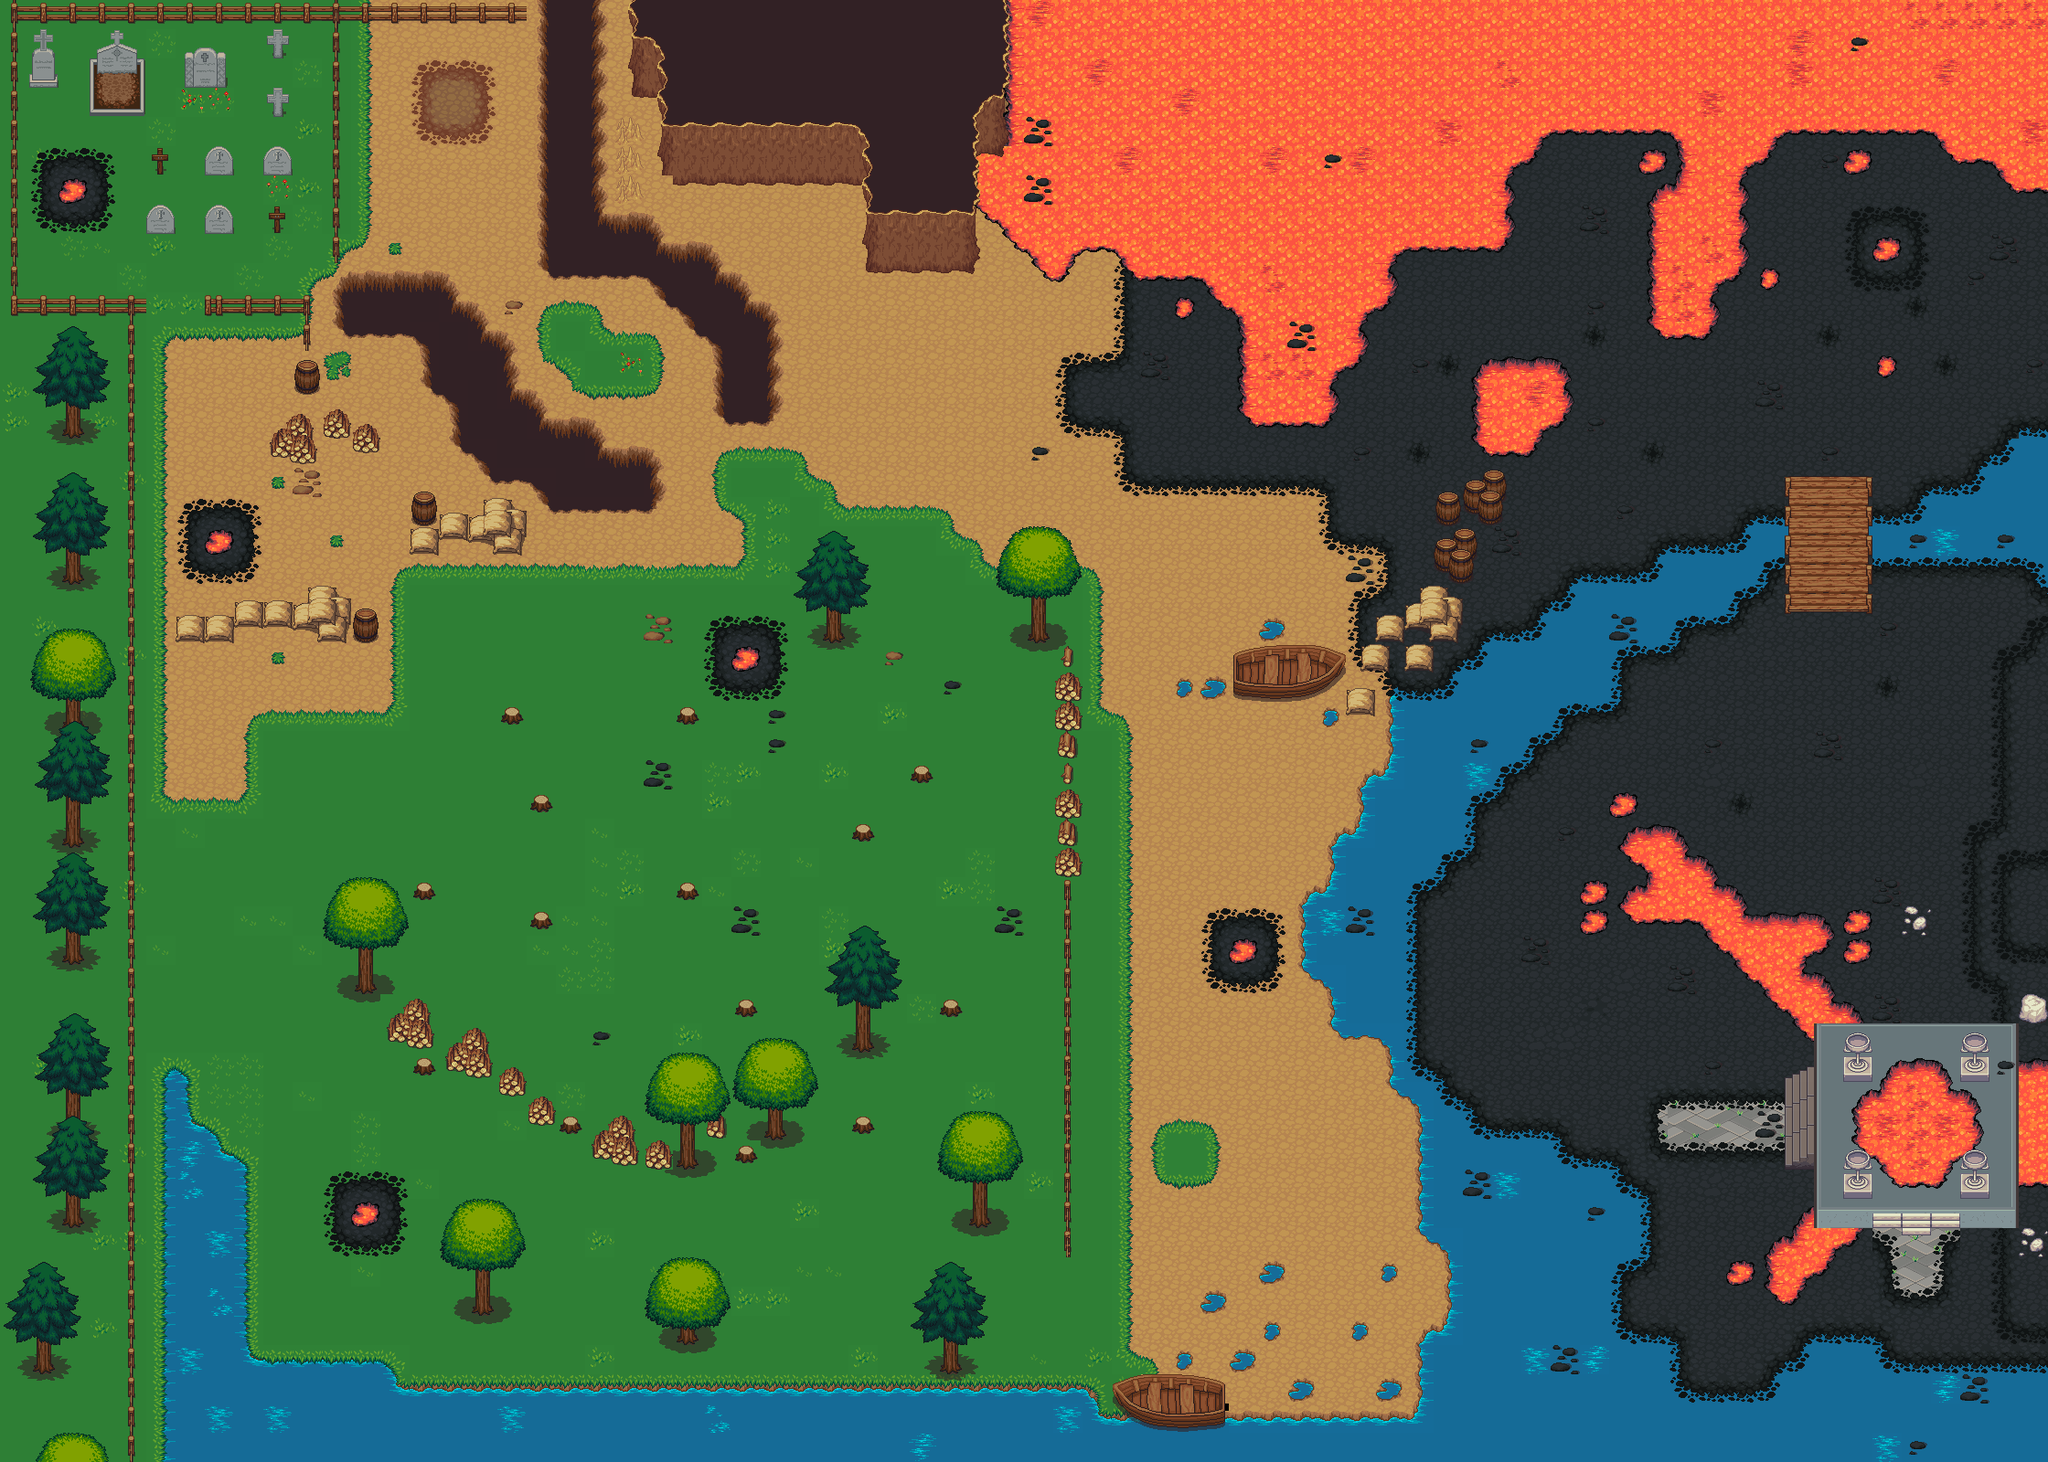

This is a level from a 2D game, rendered from its Tiled map with the project's own tilesets. A one-line summary and the map file follow, with tile-layer data summarised:
An orthogonal 70x50 tile map with 32x32 px tiles, 6 tile layers (base, fringe, shadow, object, ...), 1 hidden layer not drawn, 25 tilesets.

<map version="1.0" orientation="orthogonal" width="70" height="50" tilewidth="32" tileheight="32">
 <tileset firstgid="1" name="Building" tilewidth="32" tileheight="32">
  <image source="scifi/Building.png" width="256" height="256" />
 </tileset>
 <tileset firstgid="65" name="collision" tilewidth="32" tileheight="32">
  <image source="collision.png" width="64" height="32" />
 </tileset>
 <tileset firstgid="67" name="dirt" tilewidth="32" tileheight="32">
  <image source="base_assets/dirt.png" width="96" height="192" />
 </tileset>
 <tileset firstgid="85" name="gravestones" tilewidth="32" tileheight="32">
  <image source="Casper_Nilsson_other/gravestones.png" width="160" height="96" />
 </tileset>
 <tileset firstgid="100" name="tree_stump" tilewidth="32" tileheight="32">
  <image source="Casper_Nilsson_other/tree_stump.png" width="32" height="32" />
 </tileset>
 <tileset firstgid="101" name="grassalt_flowers" tilewidth="32" tileheight="32">
  <image source="Casper_Nilsson_other/grassalt_flowers.png" width="96" height="192" />
 </tileset>
 <tileset firstgid="119" name="stonepattern" tilewidth="32" tileheight="32">
  <image source="Casper_Nilsson_other/stonepattern.png" width="160" height="160" />
 </tileset>
 <tileset firstgid="144" name="lavarock" tilewidth="32" tileheight="32">
  <image source="base_assets/lavarock.png" width="96" height="192" />
 </tileset>
 <tileset firstgid="162" name="grass" tilewidth="32" tileheight="32">
  <image source="base_assets/grass.png" width="96" height="192" />
 </tileset>
 <tileset firstgid="180" name="dirt2" tilewidth="32" tileheight="32">
  <image source="base_assets/dirt2.png" width="96" height="192" />
 </tileset>
 <tileset firstgid="198" name="house" tilewidth="32" tileheight="32">
  <image source="base_assets/house.png" width="288" height="224" />
 </tileset>
 <tileset firstgid="261" name="lava" tilewidth="32" tileheight="32">
  <image source="base_assets/lava.png" width="96" height="192" />
 </tileset>
 <tileset firstgid="279" name="watergrass" tilewidth="32" tileheight="32">
  <image source="base_assets/watergrass.png" width="96" height="192" />
 </tileset>
 <tileset firstgid="297" name="water" tilewidth="32" tileheight="32">
  <image source="base_assets/water.png" width="96" height="192" />
 </tileset>
 <tileset firstgid="315" name="mountains" tilewidth="32" tileheight="32">
  <image source="base_assets/mountains.png" width="384" height="288" />
 </tileset>
 <tileset firstgid="423" name="treetop" tilewidth="32" tileheight="32">
  <image source="base_assets/treetop.png" width="192" height="224" />
 </tileset>
 <tileset firstgid="465" name="trunk" tilewidth="32" tileheight="32">
  <image source="base_assets/trunk.png" width="192" height="96" />
 </tileset>
 <tileset firstgid="483" name="fence" tilewidth="32" tileheight="32">
  <image source="tilesets/fence.png" width="96" height="192" />
 </tileset>
 <tileset firstgid="501" name="hole" tilewidth="32" tileheight="32">
  <image source="base_assets/hole.png" width="96" height="192" />
 </tileset>
 <tileset firstgid="519" name="farming_fishing" tilewidth="32" tileheight="32">
  <image source="tilesets/farming_fishing.png" width="640" height="640" />
 </tileset>
 <tileset firstgid="919" name="fence_alt" tilewidth="32" tileheight="32">
  <image source="tilesets/fence_alt.png" width="96" height="192" />
 </tileset>
 <tileset firstgid="937" name="cementstair" tilewidth="32" tileheight="32">
  <image source="base_assets/cementstair.png" width="160" height="128" />
 </tileset>
 <tileset firstgid="957" name="rock" tilewidth="32" tileheight="32">
  <image source="base_assets/rock.png" width="64" height="32" />
 </tileset>
 <tileset firstgid="959" name="barrel" tilewidth="32" tileheight="32">
  <image source="base_assets/barrel.png" width="128" height="64" />
 </tileset>
 <tileset firstgid="967" name="cup" tilewidth="32" tileheight="32">
  <image source="base_assets/cup.png" width="32" height="64" />
 </tileset>
 <layer name="base" width="70" height="50" opacity="0.99">
  <data>[3500 cells, 3500 non-empty, 50 distinct tile ids]</data>
 </layer>
 <layer name="fringe" width="70" height="50">
  <data>[3500 cells, 1369 non-empty, 200 distinct tile ids]</data>
 </layer>
 <layer name="shadow" width="70" height="50">
  <data>[3500 cells, 0 non-empty, 0 distinct tile ids]</data>
 </layer>
 <layer name="object" width="70" height="50">
  <data>[3500 cells, 0 non-empty, 0 distinct tile ids]</data>
 </layer>
 <layer name="overhang" width="70" height="50">
  <data>[3500 cells, 208 non-empty, 62 distinct tile ids]</data>
 </layer>
 <layer name="collision" width="70" height="50" visible="0">
  <data>[3500 cells, 819 non-empty, 3 distinct tile ids]</data>
 </layer>
 <layer name="particle" width="70" height="50">
  <data>[3500 cells, 0 non-empty, 0 distinct tile ids]</data>
 </layer>
</map>
